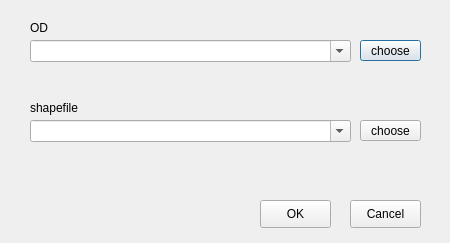
<?xml version="1.0" encoding="UTF-8"?>
<ui version="4.0">
 <class>open_odshp</class>
 <widget class="QDialog" name="open_odshp">
  <property name="geometry">
   <rect>
    <x>0</x>
    <y>0</y>
    <width>450</width>
    <height>243</height>
   </rect>
  </property>
  <property name="windowTitle">
   <string>Dialog</string>
  </property>
  <widget class="QComboBox" name="od_comboBox">
   <property name="geometry">
    <rect>
     <x>30</x>
     <y>40</y>
     <width>321</width>
     <height>22</height>
    </rect>
   </property>
   <property name="editable">
    <bool>true</bool>
   </property>
  </widget>
  <widget class="QLabel" name="label">
   <property name="geometry">
    <rect>
     <x>30</x>
     <y>20</y>
     <width>55</width>
     <height>16</height>
    </rect>
   </property>
   <property name="text">
    <string>OD</string>
   </property>
  </widget>
  <widget class="QPushButton" name="od_pushButton">
   <property name="geometry">
    <rect>
     <x>360</x>
     <y>40</y>
     <width>61</width>
     <height>21</height>
    </rect>
   </property>
   <property name="text">
    <string>choose</string>
   </property>
   <property name="default">
    <bool>false</bool>
   </property>
  </widget>
  <widget class="QPushButton" name="shp_pushButton">
   <property name="geometry">
    <rect>
     <x>360</x>
     <y>120</y>
     <width>61</width>
     <height>21</height>
    </rect>
   </property>
   <property name="text">
    <string>choose</string>
   </property>
  </widget>
  <widget class="QComboBox" name="shp_comboBox">
   <property name="geometry">
    <rect>
     <x>30</x>
     <y>120</y>
     <width>321</width>
     <height>22</height>
    </rect>
   </property>
   <property name="editable">
    <bool>true</bool>
   </property>
  </widget>
  <widget class="QLabel" name="label_2">
   <property name="geometry">
    <rect>
     <x>30</x>
     <y>100</y>
     <width>55</width>
     <height>16</height>
    </rect>
   </property>
   <property name="text">
    <string>shapefile</string>
   </property>
  </widget>
  <widget class="QPushButton" name="pushButton">
   <property name="enabled">
    <bool>true</bool>
   </property>
   <property name="geometry">
    <rect>
     <x>260</x>
     <y>200</y>
     <width>71</width>
     <height>28</height>
    </rect>
   </property>
   <property name="text">
    <string>OK</string>
   </property>
  </widget>
  <widget class="QPushButton" name="pushButton_2">
   <property name="geometry">
    <rect>
     <x>350</x>
     <y>200</y>
     <width>71</width>
     <height>28</height>
    </rect>
   </property>
   <property name="text">
    <string>Cancel</string>
   </property>
  </widget>
 </widget>
 <resources/>
 <connections/>
</ui>
